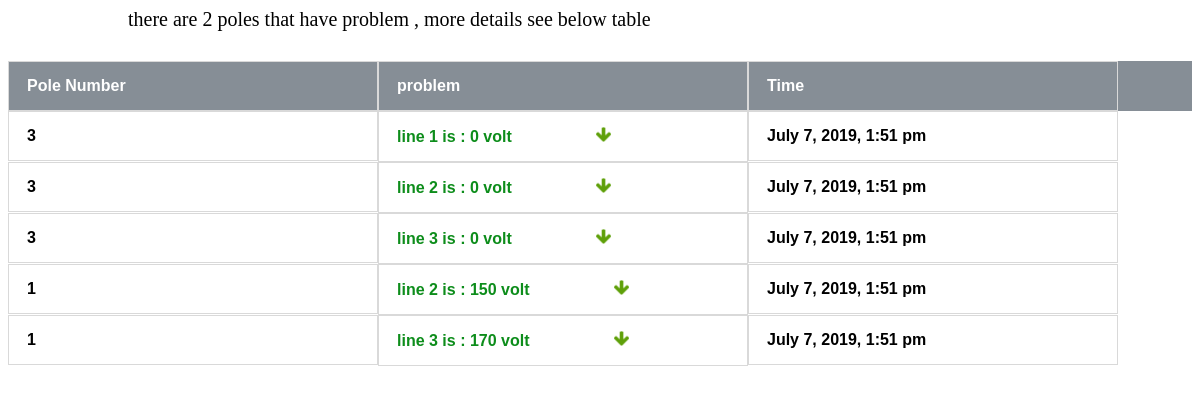
/FciProject/monitor_volts_from_db.php, run on the app's committed database.
### tables this page shows
CREATE TABLE `poles_info` (
  `id` int(11) NOT NULL,
  `poles_number` int(100) NOT NULL,
  `line1volt` int(255) NOT NULL,
  `line2volt` int(255) NOT NULL,
  `line3volt` int(255) NOT NULL,
  `intensity` int(100) NOT NULL DEFAULT '0',
  `temperature` float NOT NULL DEFAULT '0',
  `battery` int(100) NOT NULL,
  `solar_cell` int(100) NOT NULL,
  `led_sensor` float NOT NULL,
  `done` varchar(3) NOT NULL,
  `last_change` timestamp NOT NULL DEFAULT CURRENT_TIMESTAMP ON UPDATE CURRENT_TIMESTAMP
);

### FciProject/monitor_volts_from_db.php (the view, shortened to what this page needs)
<?php
    $con = mysqli_connect("localhost", "root", "", "project");
    $check_datebase_query = mysqli_query($con, "SELECT * from `poles_info` WHERE line1volt > 240 OR line1volt < 190 OR line2volt > 240 OR line2volt < 190 OR line3volt > 240 OR line3volt < 190 order by `last_change` DESC");
    $number_of_query = mysqli_num_rows($check_datebase_query);
    if($number_of_query > 0) {
        echo  '<span style="font-size:20px;margin-left:120px;padding-bottom:50px;">'.'there are '. $number_of_query .' poles that have problem , more details see below table' . '</span>';
             echo '
                <table style="margin-top:30px;">
                  <tr style="background-color:#868e96;color:#fff;">
                    <th>Pole Number</th>
                    <th>problem</th>
                    <th>Time</th>
                  </tr>
                </table> ';
             ?>
    <?php
    foreach ($check_datebase_query as $i){
                 if ($i['line1volt'] < 190)
                {
                $problem = "line 1 is :  " . $i['line1volt'] . " volt";
                $date = date('F j, Y, g:i a',strtotime($i['last_change']));
                $num = $i['poles_number'];
         echo
               "<table>".
             " <tr>".
                "<th>$num</th>".
                "<th style='color:#0D8D1B;'>$problem <img src='assets/images/arrow-down.png' style='width:15px;height:15px;margin-left:80px;' ></th>".
                "<th>$date</th>".
              "</tr>".
            "</table> ";
                  }
                 if ($i['line2volt'] < 190)
                {
                $problem = "line 2 is :  " . $i['line2volt'] . " volt";
                $date = date('F j, Y, g:i a',strtotime($i['last_change']));
                $num = $i['poles_number'];
         echo
               "<table>".
             " <tr>".
                "<th>$num</th>".
                "<th style='color:#0D8D1B;'>$problem <img src='assets/images/arrow-down.png' style='width:15px;height:15px;margin-left:80px;' ></th>".
                "<th>$date</th>".
              "</tr>".
            "</table> ";
                }
                 if ($i['line3volt'] < 190)
                {
                $problem = "line 3 is :  " . $i['line3volt'] . " volt";
                $date = date('F j, Y, g:i a',strtotime($i['last_change']));
                $num = $i['poles_number'];
         echo
               "<table>".
             " <tr>".
                "<th>$num</th>".
                "<th style='color:#0D8D1B;'>$problem <img src='assets/images/arrow-down.png' style='width:15px;height:15px;margin-left:80px;' ></th>".
                "<th>$date</th>".
              "</tr>".
            "</table> ";
                }
            }
            }
         else {
            echo "All poles is well right now , but always keep looking here ! ";
         }
?>

### FciProject/monitor_volts_from_db.php (style rules this page uses)
table { font-family: arial, sans-serif; border-collapse: collapse; width: 100%; }
td, th { border: 0.1px solid #d9d9d9; text-align: left; float: left; padding-right: 30px; padding-left: 18px; padding-top: 15px; padding-bottom: 15px; width: 320px; }

### data on the page
poles_info: poles_number "3", line1volt "line 1 is : 0 volt", last_change "July 7, 2019, 1:51 pm", line2volt "line 2 is : 0 volt", line3volt "line 3 is : 0 volt"
poles_info: poles_number "1", line2volt "line 2 is : 150 volt", last_change "July 7, 2019, 1:51 pm", line3volt "line 3 is : 170 volt"

### other printed values
$number_of_query "2"
